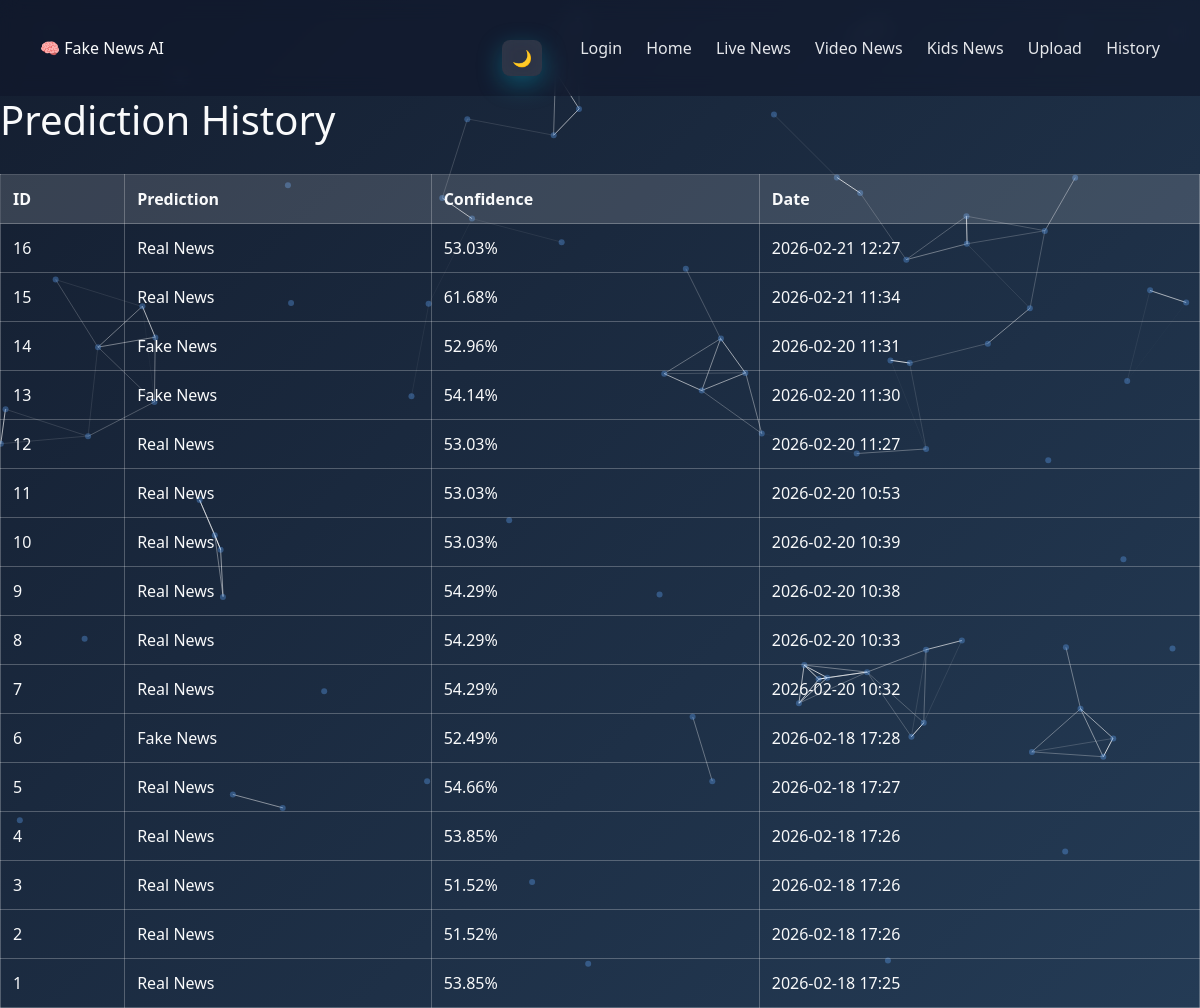
The app's page /history with its own data.
### tables this page shows
CREATE TABLE history (
            id INTEGER PRIMARY KEY AUTOINCREMENT,
            text TEXT,
            prediction TEXT,
            confidence REAL,
            created_at TEXT
        );

### app.py (the view)
@app.route("/history")
def history():
    conn = sqlite3.connect("database/fake_news.db")
    cursor = conn.cursor()
    cursor.execute("SELECT * FROM history ORDER BY id DESC")
    data = cursor.fetchall()
    conn.close()
    return render_template("history.html", data=data)

### templates/history.html
{% extends "base.html" %}
{% block content %}
<h1>Prediction History</h1>
<table>
    <tr>
        <th>ID</th>
        <th>Prediction</th>
        <th>Confidence</th>
        <th>Date</th>
    </tr>
    {% for row in data %}
    <tr>
        <td>{{ row[0] }}</td>
        <td>{{ row[2] }}</td>
        <td>{{ row[3] }}%</td>
        <td>{{ row[4] }}</td>
    </tr>
    {% endfor %}
</table>
{% endblock %}

### static/css/style.css (style rules this page uses)
* { color: inherit; box-sizing: border-box; }
body { margin: 0; font-family: 'Segoe UI', sans-serif; background: linear-gradient(135deg, #141E30, #243B55); color: #f9fafb; }
table { width: 100%; margin-top: 30px; border-collapse: collapse; color: #f9fafb; }
th, td { padding: 12px; border: 1px solid rgba(255,255,255,0.25); text-align: left; }
th { background: rgba(255,255,255,0.15); }

### records on screen
history: id "16", prediction "Real News", confidence "53.03", created_at "2026-02-21 12:27"
history: id "15", prediction "Real News", confidence "61.68", created_at "2026-02-21 11:34"
history: id "14", prediction "Fake News", confidence "52.96", created_at "2026-02-20 11:31"
history: id "13", prediction "Fake News", confidence "54.14", created_at "2026-02-20 11:30"
history: id "12", prediction "Real News", confidence "53.03", created_at "2026-02-20 11:27"
history: id "11", prediction "Real News", confidence "53.03", created_at "2026-02-20 10:53"
history: id "10", prediction "Real News", confidence "53.03", created_at "2026-02-20 10:39"
history: id "9", prediction "Real News", confidence "54.29", created_at "2026-02-20 10:38"
history: id "8", prediction "Real News", confidence "54.29", created_at "2026-02-20 10:33"
history: id "7", prediction "Real News", confidence "54.29", created_at "2026-02-20 10:32"
history: id "6", prediction "Fake News", confidence "52.49", created_at "2026-02-18 17:28"
history: id "5", prediction "Real News", confidence "54.66", created_at "2026-02-18 17:27"
history: id "4", prediction "Real News", confidence "53.85", created_at "2026-02-18 17:26"
history: id "3", prediction "Real News", confidence "51.52", created_at "2026-02-18 17:26"
history: id "2", prediction "Real News", confidence "51.52", created_at "2026-02-18 17:26"
history: id "1", prediction "Real News", confidence "53.85", created_at "2026-02-18 17:25"
